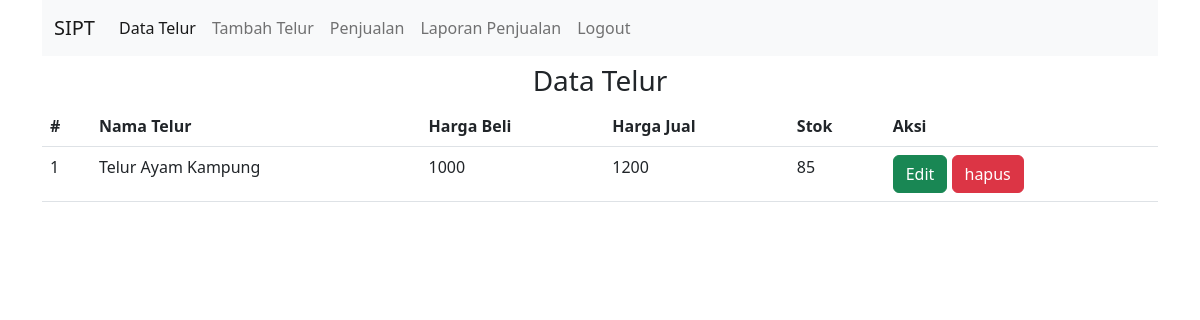
The page /home.php (signed in) on the database its author committed.
### tables this page shows
CREATE TABLE `data_telur` (
  `id` int(11) NOT NULL,
  `nama_telur` varchar(150) NOT NULL,
  `harga_beli` int(11) NOT NULL,
  `harga_jual` int(11) NOT NULL,
  `stok` int(11) NOT NULL
);

### home.php (the view, shortened to what this page needs)
<?php include('header.php'); ?>
<h3 class="text-center">Data Telur</h3>
<table class="table">
    <thead>
        <tr>
            <th scope="col">#</th>
            <th scope="col">Nama Telur</th>
            <th scope="col">Harga Beli</th>
            <th scope="col">Harga Jual</th>
            <th scope="col">Stok</th>
            <th scope="col">Aksi</th>
        </tr>
    </thead>
    <tbody>
        <?php
        $sql = "SELECT * FROM data_telur";
        $result = $conn->query($sql);
        $no = 0;
        while ($hasil = $result->fetch_assoc()) {
            $no = $no + 1;
        ?>
            <tr>
                <td scope="row"><?= $no ?></td>
                <td><?= $hasil['nama_telur'] ?></td>
                <td><?= $hasil['harga_beli'] ?></td>
                <td><?= $hasil['harga_jual'] ?></td>
                <td><?= $hasil['stok'] ?></td>
                <td>
                    <a href="edit_telur.php?id=<?= $hasil['id'] ?>" class="btn btn-success">Edit</a>
                    <a href="hapus_telur.php?id=<?= $hasil['id'] ?>" class="btn btn-danger">hapus</a>
                </td>
            </tr>
        <?php
        }
        ?>
    </tbody>
</table>
</div>
</body>
</html>

### rows shown on the page
data_telur: nama_telur "Telur Ayam Kampung", harga_beli "1000", harga_jual "1200", stok "85"
